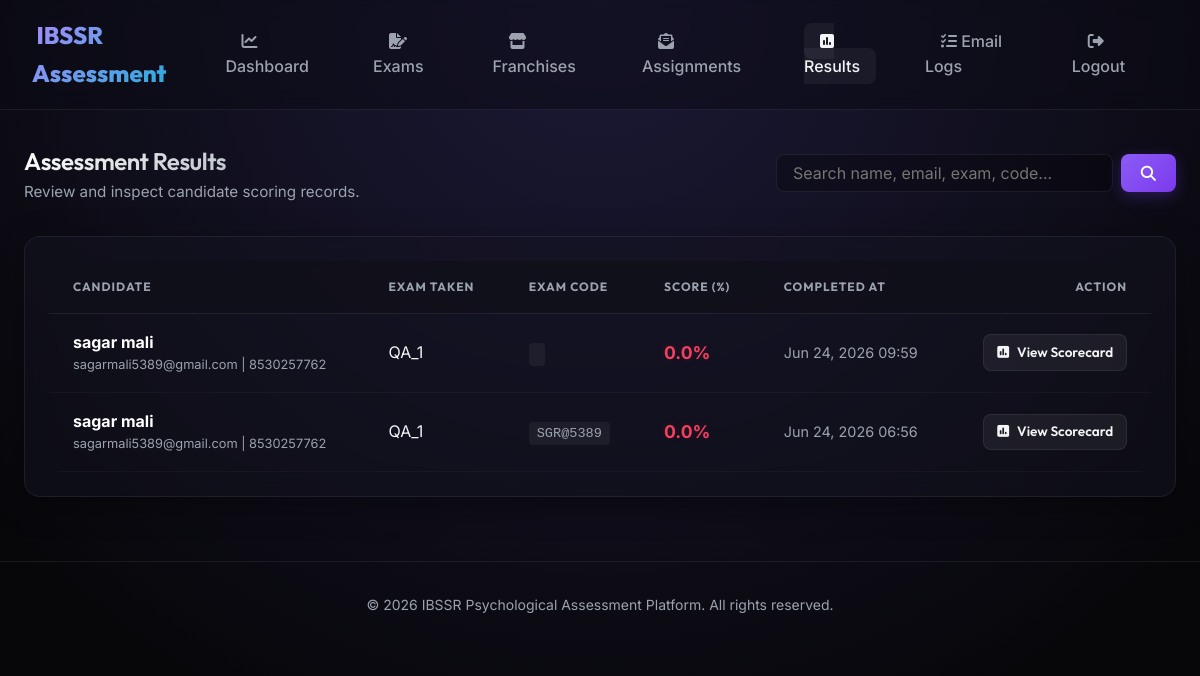
/admin-custom/results/ (signed in), run on the app's committed database.
### reports/models.py (models this page shows, shortened)
class ExamResult(models.Model):
    session = models.OneToOneField('candidates.ExamSession', on_delete=models.CASCADE, related_name='result')
    overall_score_percentage = models.FloatField(default=0.0)
    completed_at = models.DateTimeField(auto_now_add=True)

### candidates/models.py (models this page shows, shortened)
class ExamSession(models.Model):
    STATUS_CHOICES = [
        ('in_progress', 'In Progress'),
        ('completed', 'Completed'),
    ]
    candidate = models.ForeignKey(Candidate, on_delete=models.CASCADE, related_name='sessions')
    assignment = models.ForeignKey(ExamAssignment, on_delete=models.SET_NULL, null=True, related_name='sessions')
    exam = models.ForeignKey('tests.Exam', on_delete=models.CASCADE, related_name='sessions')
    started_at = models.DateTimeField(auto_now_add=True)
    completed_at = models.DateTimeField(null=True, blank=True)
    current_section = models.ForeignKey('tests.Section', on_delete=models.SET_NULL, null=True, blank=True)
    section_started_at = models.DateTimeField(null=True, blank=True)
    status = models.CharField(max_length=20, choices=STATUS_CHOICES, default='in_progress')

class Candidate(models.Model):
    full_name = models.CharField(max_length=255)
    email = models.EmailField()
    mobile_number = models.CharField(max_length=20)
    created_at = models.DateTimeField(auto_now_add=True)

class ExamAssignment(models.Model):
    exam = models.ForeignKey('tests.Exam', on_delete=models.CASCADE, related_name='assignments')
    exam_code = models.CharField(max_length=50, help_text="Access code for the exam")
    assigned_email = models.EmailField(help_text="Email address authorized to use this exam code")
    created_by = models.ForeignKey('auth.User', on_delete=models.SET_NULL, null=True, blank=True, related_name='assignments')
    created_at = models.DateTimeField(auto_now_add=True)
    class Meta:
        unique_together = ('exam_code', 'assigned_email')

### tests/models.py (models this page shows, shortened)
class Exam(models.Model):
    title = models.CharField(max_length=255)
    description = models.TextField(blank=True, null=True)
    created_by = models.ForeignKey('auth.User', on_delete=models.SET_NULL, null=True, blank=True, related_name='created_exams')
    shared_with = models.ManyToManyField('auth.User', blank=True, related_name='shared_exams', help_text="Franchises allowed to use this exam")
    created_at = models.DateTimeField(auto_now_add=True)
    updated_at = models.DateTimeField(auto_now=True)

### reports/views.py (the view, shortened to what this page needs)
# urls.py: path('results/', views.admin_results, name='admin_results'),
@login_required
def admin_results(request):
    query = request.GET.get('q', '').strip()
    is_owner = request.user.is_superuser
    if is_owner:
        results = ExamResult.objects.all().order_by('-completed_at')
    else:
        results = ExamResult.objects.filter(session__assignment__created_by=request.user).order_by('-completed_at')
    return render(request, 'admin/results.html', {
        'results': results,
        'query': query,
        'is_owner': is_owner
    })

### templates/admin/results.html (shortened to what this page needs)
{% extends 'base.html' %}
{% block content %}
<div style="margin-bottom: 2rem; display: flex; justify-content: space-between; align-items: center; flex-wrap: wrap; gap: 1rem;">
    <div>
        <h2 style="background: linear-gradient(135deg, #fff, var(--text-muted)); -webkit-background-clip: text; -webkit-text-fill-color: transparent;">Assessment Results</h2>
        <p style="color: var(--text-muted); font-size: 0.95rem;">Review and inspect candidate scoring records.</p>
    </div>
    <form method="GET" action="." style="display: flex; gap: 0.5rem; flex: 1; max-width: 400px; min-width: 250px;">
        <input type="text" name="q" value="{{ query }}" class="form-control" placeholder="Search name, email, exam, code..." style="padding: 0.5rem 1rem;">
        <button type="submit" class="btn btn-primary" style="padding: 0.5rem 1.25rem;"><i class="fa-solid fa-magnifying-glass"></i></button>
    </form>
</div>
<div class="glass-card" style="padding: 1.5rem;">
    <div class="table-container" style="border: none; margin-top: 0;">
        <table class="custom-table">
            <thead>
                <tr>
                    <th>Candidate</th>
                    <th>Exam Taken</th>
                    <th>Exam Code</th>
                    <th>Score (%)</th>
                    <th>Completed At</th>
                    <th style="text-align: right;">Action</th>
                </tr>
            </thead>
            <tbody>
                {% for result in results %}
                    <tr>
                        <td>
                            <strong style="color: #fff;">{{ result.session.candidate.full_name }}</strong>
                            <div style="font-size: 0.8rem; color: var(--text-muted);">{{ result.session.candidate.email }} | {{ result.session.candidate.mobile_number }}</div>
                        </td>
                        <td>{{ result.session.exam.title }}</td>
                        <td>
                            <code style="background: rgba(255,255,255,0.05); padding: 0.25rem 0.5rem; border-radius: 4px; font-size: 0.85rem; color: var(--text-muted);">
                                {{ result.session.assignment.exam_code }}
                            </code>
                        </td>
                        <td>
                            {% if result.overall_score_percentage >= 75.0 %}
                                <strong style="color: var(--accent-green); font-size: 1.1rem; text-shadow: 0 0 10px rgba(16, 185, 129, 0.15);">{{ result.overall_score_percentage }}%</strong>
                            {% elif result.overall_score_percentage >= 50.0 %}
                                <strong style="color: var(--accent-cyan); font-size: 1.1rem; text-shadow: 0 0 10px rgba(6, 182, 212, 0.15);">{{ result.overall_score_percentage }}%</strong>
                            {% else %}
                                <strong style="color: var(--accent-rose); font-size: 1.1rem; text-shadow: 0 0 10px rgba(244, 63, 94, 0.15);">{{ result.overall_score_percentage }}%</strong>
                            {% endif %}
                        </td>
                        <td style="color: var(--text-muted); font-size: 0.9rem;">{{ result.completed_at|date:"M d, Y H:i" }}</td>
                        <td style="text-align: right;">
                            <a href="{% url 'admin_result_detail' result_id=result.id %}" class="btn btn-secondary" style="padding: 0.4rem 0.8rem; font-size: 0.85rem;">
                                <i class="fa-solid fa-square-poll-vertical"></i> View Scorecard
                            </a>
                        </td>
                    </tr>
                {% endfor %}
            </tbody>
        </table>
    </div>
</div>
{% endblock %}

### static/css/styles.css (style rules this page uses)
:root { --bg-dark: #07070a; --glass-bg: rgba(20, 20, 35, 0.45); --glass-border: rgba(255, 255, 255, 0.07); --text-primary: #f3f4f6; --text-muted: #9ca3af; --primary: #8b5cf6; --primary-glow: rgba(139, 92, 246, 0.4); --accent-cyan: #06b6d4; --accent-pink: #ec4899; --accent-green: #10b981; --accent-rose: #f43f5e; --font-heading: 'Outfit', sans-serif; --font-body: 'Inter', sans-serif; --transition: all 0.3s cubic-bezier(0.4, 0, 0.2, 1); }
* { box-sizing: border-box; margin: 0; padding: 0; }
body { font-family: var(--font-body); background: radial-gradient(circle at 50% 0%, #1c1936 0%, var(--bg-dark) 80%); color: var(--text-primary); min-height: 100vh; overflow-x: hidden; line-height: 1.6; }
h1, h2, h3, h4, h5, h6 { font-family: var(--font-heading); font-weight: 600; letter-spacing: -0.02em; }
.glass-card { background: var(--glass-bg); backdrop-filter: blur(16px); -webkit-backdrop-filter: blur(16px); border: 1px solid var(--glass-border); border-radius: 16px; padding: 2rem; box-shadow: 0 8px 32px 0 rgba(0, 0, 0, 0.37); transition: var(--transition); }
.form-control { width: 100%; background: rgba(0, 0, 0, 0.25); border: 1px solid var(--glass-border); border-radius: 8px; padding: 0.75rem 1rem; color: var(--text-primary); font-family: var(--font-body); font-size: 1rem; transition: var(--transition); }
.btn { display: inline-flex; align-items: center; justify-content: center; gap: 0.5rem; font-family: var(--font-heading); font-weight: 600; font-size: 0.95rem; padding: 0.75rem 1.5rem; border-radius: 8px; border: none; cursor: pointer; transition: var(--transition); text-decoration: none; }
.btn-primary { background: linear-gradient(135deg, var(--primary), #7c3aed); color: #fff; box-shadow: 0 4px 15px rgba(124, 58, 237, 0.3); }
.btn-secondary { background: rgba(255, 255, 255, 0.06); color: var(--text-primary); border: 1px solid var(--glass-border); }
.table-container { overflow-x: auto; border-radius: 12px; border: 1px solid var(--glass-border); margin-top: 1.5rem; }
.custom-table { width: 100%; border-collapse: collapse; text-align: left; }
.custom-table th { background: rgba(15, 15, 25, 0.8); color: var(--text-muted); font-family: var(--font-heading); text-transform: uppercase; font-size: 0.75rem; letter-spacing: 0.08em; padding: 1rem 1.5rem; border-bottom: 1px solid var(--glass-border); }
.custom-table td { padding: 1rem 1.5rem; border-bottom: 1px solid rgba(255, 255, 255, 0.03); color: var(--text-primary); }

### data on the page
ExamResult: session.candidate.full_name "sagar mali", session.candidate.email "sagarmali5389@gmail.com", session.candidate.mobile_number "8530257762", session.exam "QA_1", overall_score_percentage "0.0", completed_at "Jun 24, 2026 09:59"
ExamResult: session.candidate.full_name "sagar mali", session.candidate.email "sagarmali5389@gmail.com", session.candidate.mobile_number "8530257762", session.exam "QA_1", session.assignment.exam_code "SGR@5389", overall_score_percentage "0.0", completed_at "Jun 24, 2026 06:56"
